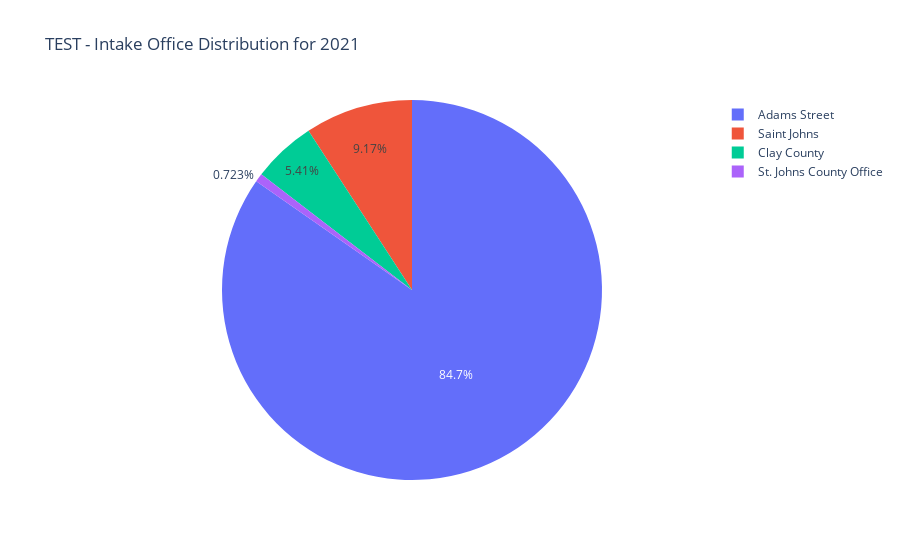

Source (notebook cell):
### Code cell
# Group by Intake Office
intake_office_counts = df_filtered.groupby('Office Name')['ID#'].count().reset_index(name='Count')

# Generate pie chart
fig = px.pie(intake_office_counts, values='Count', names='Office Name', title='TEST - Intake Office Distribution for 2021')
fig.show()

### Figure 1 — Plotly figure (JSON) as saved in the notebook; plotly's stock layout.template omitted (floating-point values rounded to 4 significant figures)
{"data": [{"domain": {"x": [0, 1], "y": [0, 1]}, "hovertemplate": "Office Name=%{label}<br>Count=%{value}<extra></extra>", "labels": ["Adams Street", "Clay County", "Saint Johns", "St. Johns County Office"], "legendgroup": "", "name": "", "showlegend": true, "type": "pie", "values": [6095, 389, 660, 52]}], "layout": {"legend": {"tracegroupgap": 0}, "title": {"text": "TEST - Intake Office Distribution for 2021"}}}
